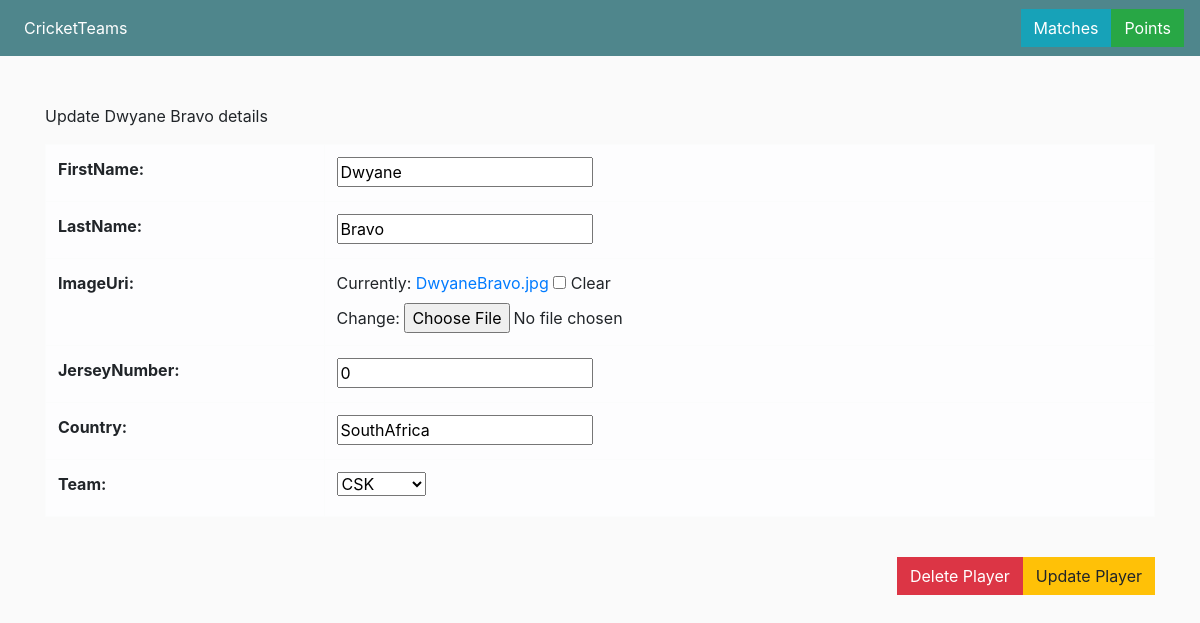
Page /Dwyane/edit_details/ on the committed database.
### team/models.py (models this page shows, shortened)
class Player(models.Model):
    firstName = models.CharField(max_length=100, null=True, blank=False)
    lastName = models.CharField(max_length=100, null=True, blank=False)
    imageUri = models.ImageField(null=True, blank=True)
    jerseyNumber = models.IntegerField(default=0, null=True, blank=True)
    country = models.CharField(max_length=100, null=True, blank=False)
    team = models.ForeignKey(Team, on_delete=models.CASCADE)
    class Meta:
        ordering = ['firstName']

### team/views.py (the view)
# urls.py: path('<str:name>/edit_details/', views.player_edit, name='player_edit'),
def player_edit(request, name=None):
    player = get_object_or_404(Player, firstName=name)
    team = get_object_or_404(Team, id=player.team.id)
    context = {}
    context['player'] = player
    if request.method == 'POST':
        playeredit_form = PlayerForm(
            request.POST, instance=player)
        context['playeredit_form'] = playeredit_form
        if playeredit_form.is_valid():
            playeredit_form.save()
            return HttpResponseRedirect(reverse('players', args=(team.name,)))
        else:
            return render(request, 'team/player_edit.html', context)
    else:
        playeredit_form = PlayerForm(instance=player)
        context['playeredit_form'] = playeredit_form
        return render(request, 'team/player_edit.html', context)

### team/forms.py
class PlayerForm(forms.ModelForm):
    class Meta:
        model = Player
        fields = '__all__'

### team/models.py (called while the page is built)
    def __str__(self):
        return str(self.name)

### team/templates/team/player_edit.html (shortened to what this page needs)
{% extends 'team/main.html' %} {% load static %} {% block content %}
<br />
<p>
  Update {{player.firstName}} {{player.lastName}} details
</p>
<form method="POST">
  <table class="table table-bordered table-light">
    {{playeredit_form.as_table}}
  </table>
  <br />
  <button type="submit" class="btn btn-warning float-right">
    Update Player
  </button>
</form>
<a href="{% url 'player_delete' player.id %}" class="btn btn-danger float-right">Delete Player</a>
{% endblock content %}

### static/css/main.css (style rules this page uses)
body { background-color: hsl(0, 0%, 98%); }
.btn { border-radius: 0; }

### rows in the picture
Player: firstName "Dwyane", lastName "Bravo", jerseyNumber "0", country "SouthAfrica", team "CSK"
